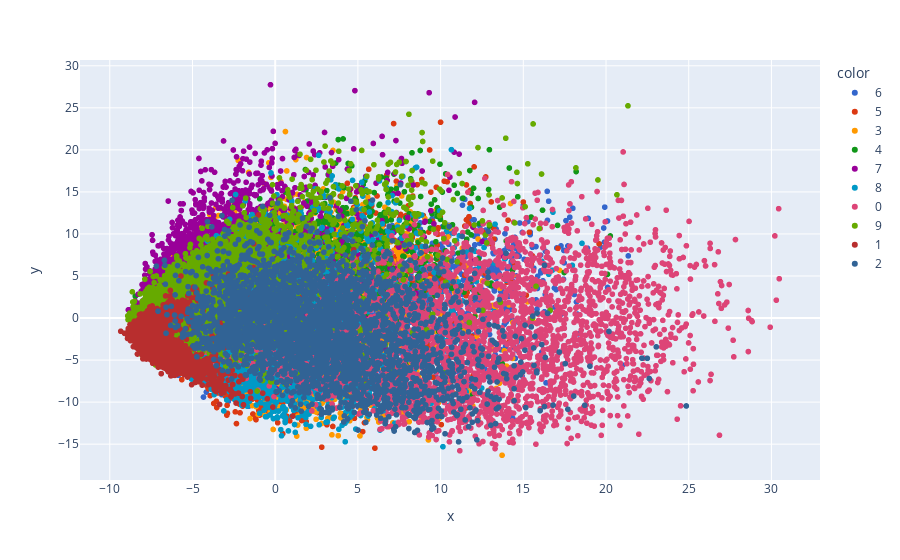

Notebook source saved alongside this figure:
### Code cell
# so that we can also see point on hovering 
import plotly.express as px
y_train_trf = y_train.astype(str)
fig= px.scatter(x=X_train_trf[:,0],
                y=X_train_trf[:,1],
                color=y_train_trf,
                color_discrete_sequence=px.colors.qualitative.G10)
fig.show()

### Figure 1 — Plotly figure (JSON) as saved in the notebook; plotly's stock layout.template omitted (floating-point values rounded to 4 significant figures; data arrays with more than 128 entries replaced by an {"elided": "..."} marker saying what was removed)
{"data": [{"hovertemplate": "color=6<br>x=%{x}<br>y=%{y}<extra></extra>", "legendgroup": "6", "marker": {"color": "#3366CC", "symbol": "circle"}, "mode": "markers", "name": "6", "showlegend": true, "type": "scattergl", "x": {"elided": "3352 float values"}, "xaxis": "x", "y": {"elided": "3352 float values"}, "yaxis": "y"}, {"hovertemplate": "color=5<br>x=%{x}<br>y=%{y}<extra></extra>", "legendgroup": "5", "marker": {"color": "#DC3912", "symbol": "circle"}, "mode": "markers", "name": "5", "showlegend": true, "type": "scattergl", "x": {"elided": "3093 float values"}, "xaxis": "x", "y": {"elided": "3093 float values"}, "yaxis": "y"}, {"hovertemplate": "color=3<br>x=%{x}<br>y=%{y}<extra></extra>", "legendgroup": "3", "marker": {"color": "#FF9900", "symbol": "circle"}, "mode": "markers", "name": "3", "showlegend": true, "type": "scattergl", "x": {"elided": "3414 float values"}, "xaxis": "x", "y": {"elided": "3414 float values"}, "yaxis": "y"}, {"hovertemplate": "color=4<br>x=%{x}<br>y=%{y}<extra></extra>", "legendgroup": "4", "marker": {"color": "#109618", "symbol": "circle"}, "mode": "markers", "name": "4", "showlegend": true, "type": "scattergl", "x": {"elided": "3233 float values"}, "xaxis": "x", "y": {"elided": "3233 float values"}, "yaxis": "y"}, {"hovertemplate": "color=7<br>x=%{x}<br>y=%{y}<extra></extra>", "legendgroup": "7", "marker": {"color": "#990099", "symbol": "circle"}, "mode": "markers", "name": "7", "showlegend": true, "type": "scattergl", "x": {"elided": "3508 float values"}, "xaxis": "x", "y": {"elided": "3508 float values"}, "yaxis": "y"}, {"hovertemplate": "color=8<br>x=%{x}<br>y=%{y}<extra></extra>", "legendgroup": "8", "marker": {"color": "#0099C6", "symbol": "circle"}, "mode": "markers", "name": "8", "showlegend": true, "type": "scattergl", "x": {"elided": "3228 float values"}, "xaxis": "x", "y": {"elided": "3228 float values"}, "yaxis": "y"}, {"hovertemplate": "color=0<br>x=%{x}<br>y=%{y}<extra></extra>", "legendgroup": "0", "marker": {"color": "#DD4477", "symbol": "circle"}, "mode": "markers", "name": "0", "showlegend": true, "type": "scattergl", "x": {"elided": "3316 float values"}, "xaxis": "x", "y": {"elided": "3316 float values"}, "yaxis": "y"}, {"hovertemplate": "color=9<br>x=%{x}<br>y=%{y}<extra></extra>", "legendgroup": "9", "marker": {"color": "#66AA00", "symbol": "circle"}, "mode": "markers", "name": "9", "showlegend": true, "type": "scattergl", "x": {"elided": "3350 float values"}, "xaxis": "x", "y": {"elided": "3350 float values"}, "yaxis": "y"}, {"hovertemplate": "color=1<br>x=%{x}<br>y=%{y}<extra></extra>", "legendgroup": "1", "marker": {"color": "#B82E2E", "symbol": "circle"}, "mode": "markers", "name": "1", "showlegend": true, "type": "scattergl", "x": {"elided": "3775 float values"}, "xaxis": "x", "y": {"elided": "3775 float values"}, "yaxis": "y"}, {"hovertemplate": "color=2<br>x=%{x}<br>y=%{y}<extra></extra>", "legendgroup": "2", "marker": {"color": "#316395", "symbol": "circle"}, "mode": "markers", "name": "2", "showlegend": true, "type": "scattergl", "x": {"elided": "3331 float values"}, "xaxis": "x", "y": {"elided": "3331 float values"}, "yaxis": "y"}], "layout": {"legend": {"title": {"text": "color"}, "tracegroupgap": 0}, "margin": {"t": 60}, "xaxis": {"anchor": "y", "domain": [0, 1], "title": {"text": "x"}}, "yaxis": {"anchor": "x", "domain": [0, 1], "title": {"text": "y"}}}}
